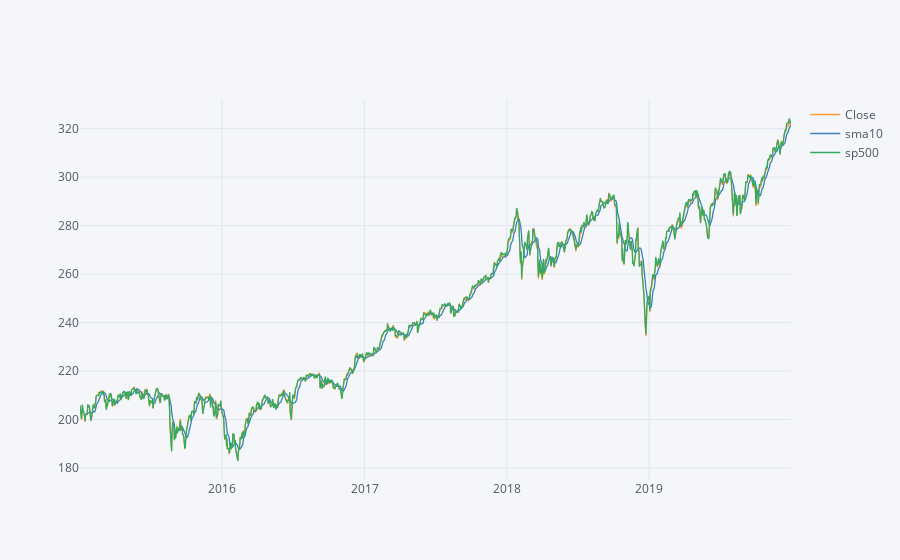

Notebook code cell kept with this figure:
### Code cell
spy[['Close','sma10','sp500']].iplot(kind='line')

### Figure 1 — Plotly figure (JSON) as saved in the notebook; plotly's stock layout.template omitted (floating-point values rounded to 4 significant figures; data arrays with more than 128 entries replaced by an {"elided": "..."} marker saying what was removed)
{"data": [{"line": {"color": "rgba(255, 153, 51, 1.0)", "dash": "solid", "shape": "linear", "width": 1.3}, "mode": "lines", "name": "Close", "text": "", "type": "scatter", "x": {"elided": "1258 str values"}, "y": {"elided": "1258 float values"}}, {"line": {"color": "rgba(55, 128, 191, 1.0)", "dash": "solid", "shape": "linear", "width": 1.3}, "mode": "lines", "name": "sma10", "text": "", "type": "scatter", "x": {"elided": "1258 str values"}, "y": {"elided": "1258 mixed values"}}, {"line": {"color": "rgba(50, 171, 96, 1.0)", "dash": "solid", "shape": "linear", "width": 1.3}, "mode": "lines", "name": "sp500", "text": "", "type": "scatter", "x": {"elided": "1258 str values"}, "y": {"elided": "1258 float values"}}], "layout": {"legend": {"bgcolor": "#F5F6F9", "font": {"color": "#4D5663"}}, "paper_bgcolor": "#F5F6F9", "plot_bgcolor": "#F5F6F9", "title": {"font": {"color": "#4D5663"}}, "xaxis": {"gridcolor": "#E1E5ED", "showgrid": true, "tickfont": {"color": "#4D5663"}, "title": {"font": {"color": "#4D5663"}, "text": ""}, "zerolinecolor": "#E1E5ED"}, "yaxis": {"gridcolor": "#E1E5ED", "showgrid": true, "tickfont": {"color": "#4D5663"}, "title": {"font": {"color": "#4D5663"}, "text": ""}, "zerolinecolor": "#E1E5ED"}}}
